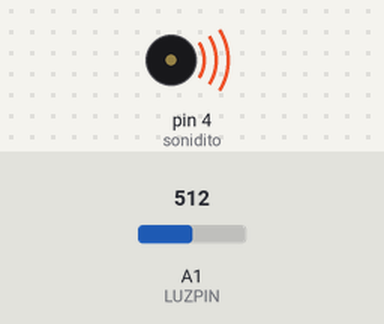
Simulated run of this sketch. Board: Arduino Leonardo, built with avr-gcc and run on an emulated ATmega32U4. Shown: buzzer (waves = sounding). Inputs (shaded band) come from the test bench; at power-on: A1 (LUZPIN) = 512.

Above: at 1.8 s.
1.9 s: A1 (LUZPIN) set to 0
At 4.0 s:
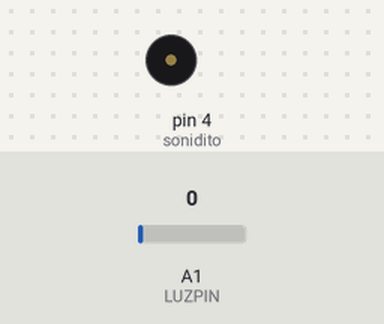
4.5 s: A1 (LUZPIN) set to 122
At 6.4 s:
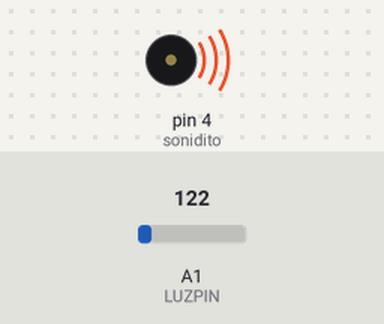
Timing chart, 0 to 7.9 s (numbered marks = the images above; inputs shaded):
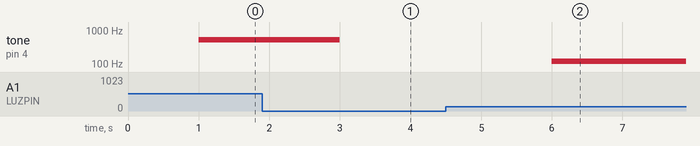

Measured:
- after the input at 1.9 s, tone on pin 4 (sonidito): 512 Hz → silent after 1.1 s
- after the input at 4.5 s, tone on pin 4 (sonidito): silent → 122 Hz after 1.5 s

The sketch:

tp3.ino
```cpp
#define LUZPIN A1
#define sonidito 4
int luces;
void setup()
{
  pinMode(4, OUTPUT);
  pinMode(LUZPIN, INPUT);
  Serial.begin(9600);
}
void loop()
{
  luces = analogRead(LUZPIN);
delay(1000);
//Serial.println(luces);
//minimo = 0
//maximo = 1023

  tone(sonidito, luces );
  }
```
